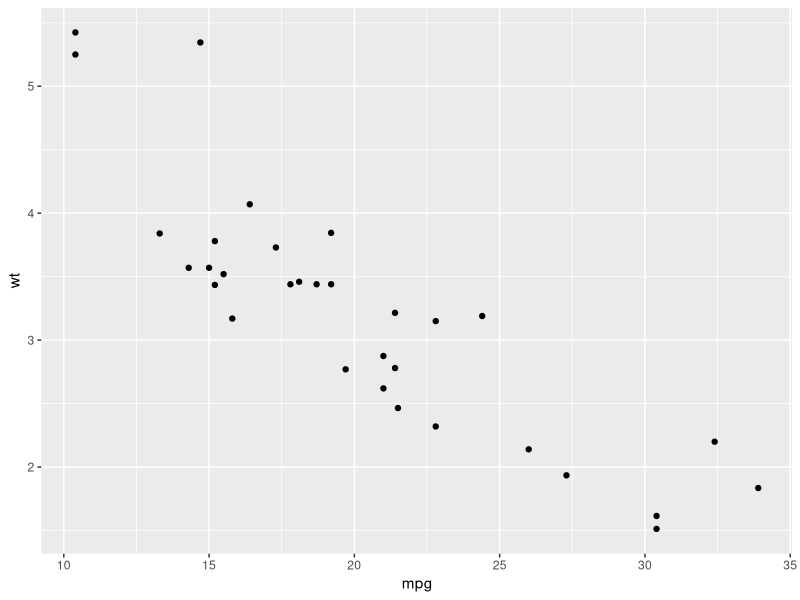
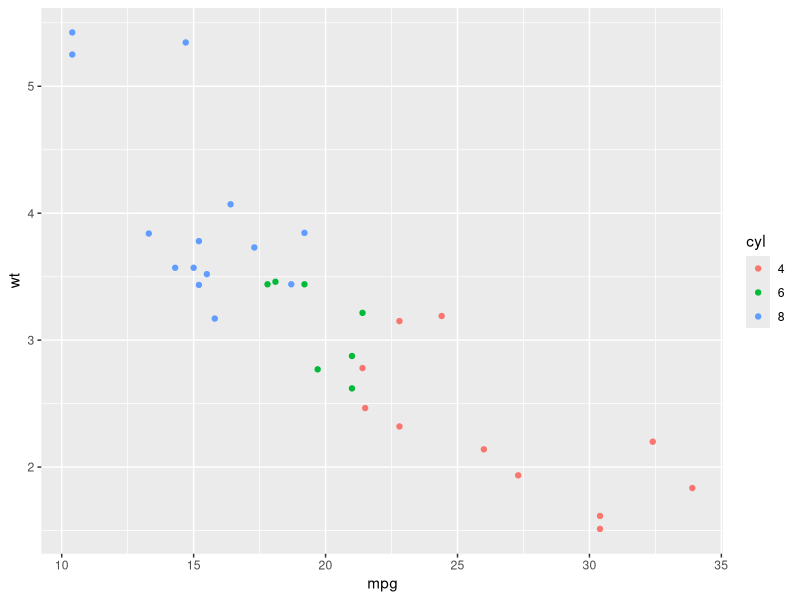
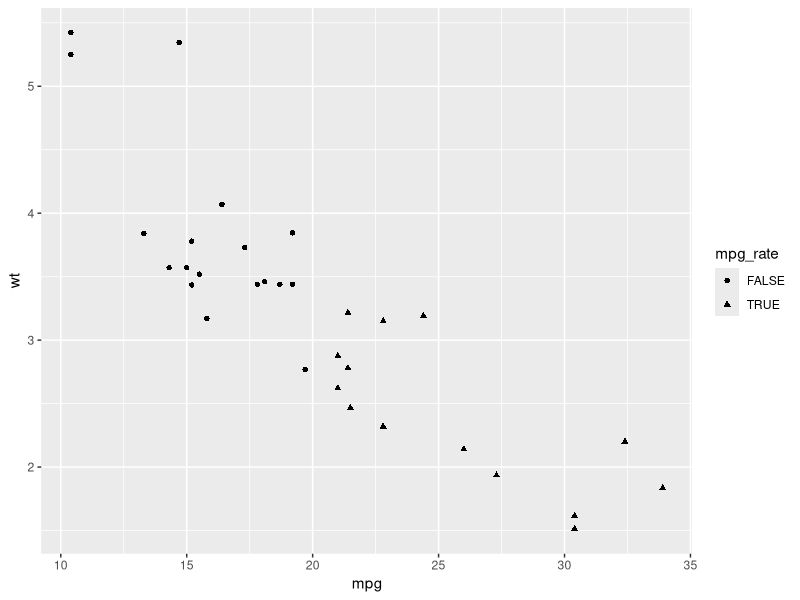
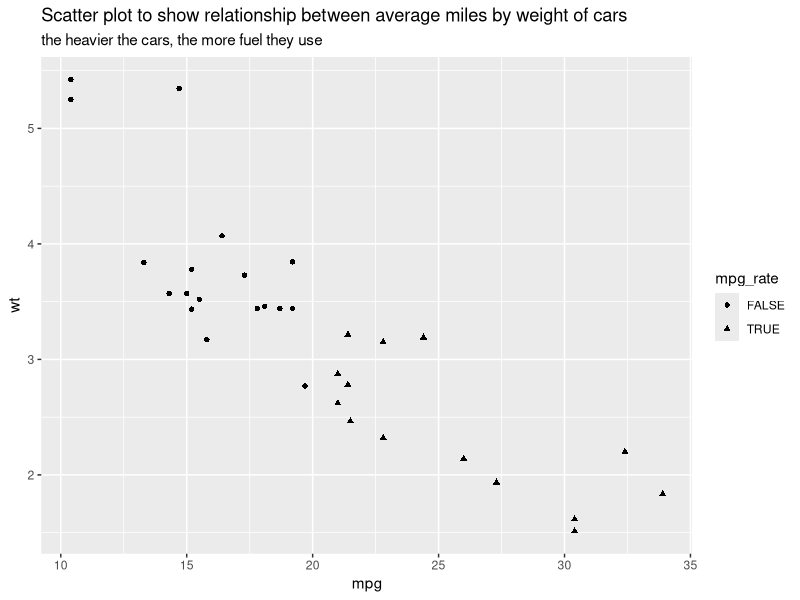
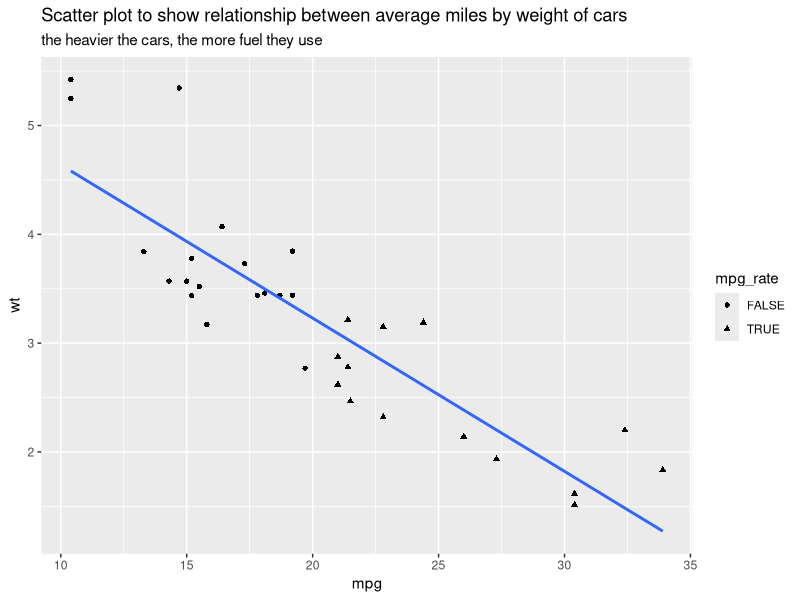

The R source for these figures, in order:

# install packages --------------------------------------------------------


install.packages(c("tidyr", "dplyr", "ggplot2"))
library(tidyr)
library(dplyr)
library(ggplot2)
install.packages("tidyverse")
library(tibble)


# exercise 3 --------------------------------------------------------------


mtcars2 <-
  mtcars %>% rownames_to_column(var = "cars") #because it is a dataframe the first column is like a row so need to convert the row to a column
as_tibble(mtcars2) #now convert to a tibble


# exercise 4 --------------------------------------------------------------


mtcars2 <-
  mtcars2 %>%
  mutate(mpg_rate = ifelse(mpg > 20, 'TRUE', 'FALSE'),
         cyl = factor(cyl)) #true false column added and converted cyl column to discrete 

mtcars3 <- mtcars2 %>%
  group_by(cyl, gear) %>%
  summarise(average_miles = mean(mpg)) #average miles calc 

mtcars3 <- mtcars2 %>%
  group_by(cyl, gear) %>%
  summarise(average_miles = mean(mpg), .groups = 'drop') 


# exercise 5 --------------------------------------------------------------


mtcars2_plot = ggplot(data = mtcars2) + 
  geom_point(mapping = aes(x = mpg, y = wt))

mtcars2_plot_2 = ggplot(data = mtcars2) + 
  geom_point(mapping = aes(x = mpg, y = wt, colour = cyl))

mtcars2_plot_3 = ggplot(data = mtcars2) + 
  geom_point(mapping = aes(x = mpg, y = wt, shape = mpg_rate))

mtcars2_plot_4 = ggplot(data = mtcars2) + 
  geom_point(mapping = aes(x = mpg, y = wt, shape = mpg_rate)) +
ggtitle("Scatter plot to show relationship between average miles by weight of cars", subtitle = "the heavier the cars, the more fuel they use")


# ctrl shift r to create sections 

mtcars2_plot_5 = ggplot(data = mtcars2,mapping = aes(x = mpg, y = wt)) + # if the mapping and aesthetics are defined here, they don't need to be defined as arguments in geom point and smooth
  geom_point(aes(shape = mpg_rate)) +
  geom_smooth(method = 'lm', se = FALSE) + # se is standard error, false removes this from the plot
  ggtitle("Scatter plot to show relationship between average miles by weight of cars", subtitle = "the heavier the cars, the more fuel they use") 







